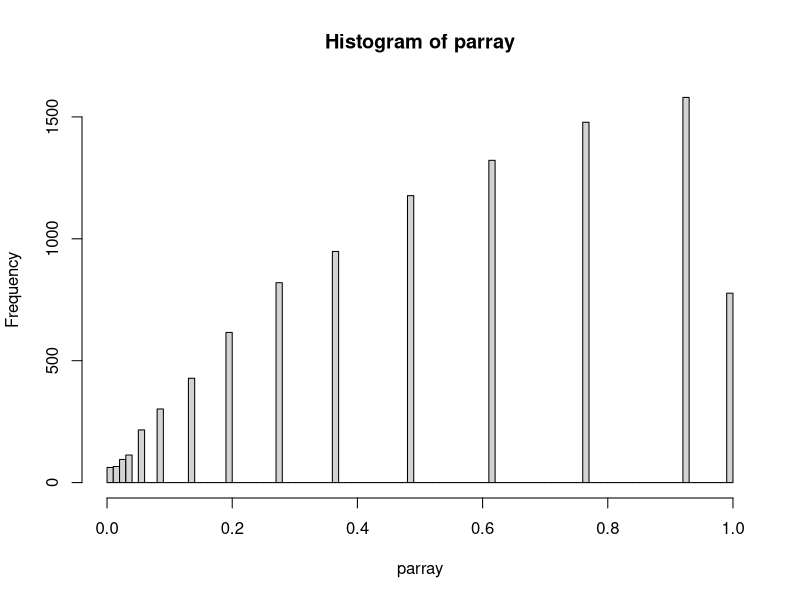

The R source for this figure:
## ---- chunk 1
#| echo: false
#| output: false
library("tidyverse")
## ---- chunk 2
numFlips = 100
probHead = 0.5
coinFlips = sample(c("H", "T"), size = numFlips,
  replace = TRUE, prob = c(probHead, 1 - probHead))
numHeads <- sum(coinFlips == "H")
pval <- binom.test(x = numHeads, n = numFlips, p = 0.5)$p.value
pval
## ---- chunk 3
#Let's make a function for performing our experiment
flip_coin <- function(numFlips, probHead){
  numFlips = 100
  probHead = 0.50
  coinFlips = sample(c("H", "T"), size = numFlips,
    replace = TRUE, prob = c(probHead, 1 - probHead))
  numHeads <- sum(coinFlips == "H")
  pval <- binom.test(x = numHeads, n = numFlips, p = 0.5)$p.value
  return(pval)
}

#And then run it 10000 times
parray <- replicate(10000, flip_coin(1000, 0.5), simplify=TRUE)
hist(parray, breaks=100)
min(parray)
